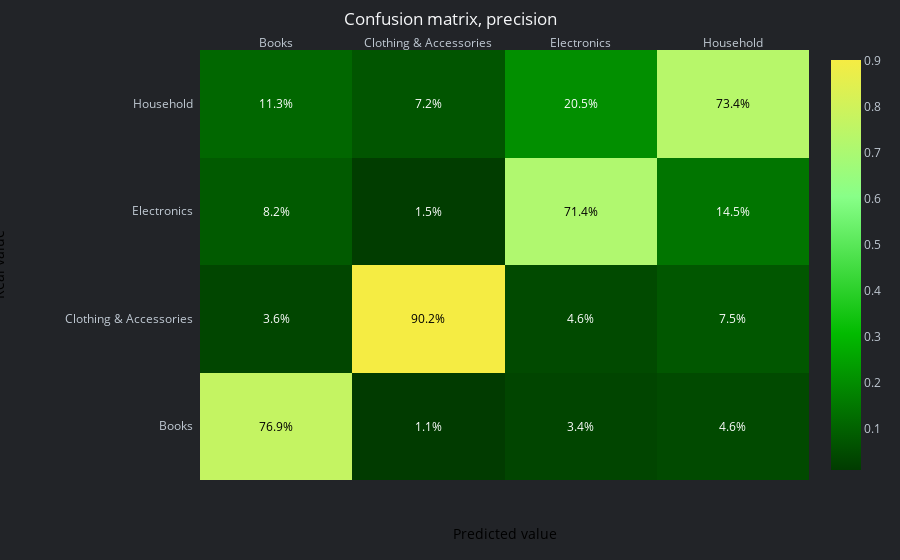

The notebook cell saved with this chart:
### Code cell
vis.draw_confusion_matrix(
    y_test_baseline,
    lr.predict(x_test_baseline),
    lr.classes_,
    label="precision",
    normalize="pred",
    is_hn_style=True
)

### Figure 1 — Plotly figure (JSON) as saved in the notebook; plotly's stock layout.template omitted (floating-point values rounded to 4 significant figures)
{"data": [{"colorscale": [[0, "#013b00"], [0.3333, "#02bb00"], [0.6667, "#88ff88"], [1, "#f5ec43"]], "reversescale": false, "showscale": true, "type": "heatmap", "x": ["Books", "Clothing & Accessories", "Electronics", "Household"], "y": ["Books", "Clothing & Accessories", "Electronics", "Household"], "z": [[0.7691, 0.01091, 0.03442, 0.04613], [0.03636, 0.9018, 0.04647, 0.07517], [0.08182, 0.01501, 0.7143, 0.1446], [0.1127, 0.07231, 0.2048, 0.7341]]}], "layout": {"annotations": [{"font": {"color": "#000000"}, "showarrow": false, "text": "76.9%", "x": "Books", "xref": "x", "y": "Books", "yref": "y"}, {"font": {"color": "#FFFFFF"}, "showarrow": false, "text": "1.1%", "x": "Clothing & Accessories", "xref": "x", "y": "Books", "yref": "y"}, {"font": {"color": "#FFFFFF"}, "showarrow": false, "text": "3.4%", "x": "Electronics", "xref": "x", "y": "Books", "yref": "y"}, {"font": {"color": "#FFFFFF"}, "showarrow": false, "text": "4.6%", "x": "Household", "xref": "x", "y": "Books", "yref": "y"}, {"font": {"color": "#FFFFFF"}, "showarrow": false, "text": "3.6%", "x": "Books", "xref": "x", "y": "Clothing & Accessories", "yref": "y"}, {"font": {"color": "#000000"}, "showarrow": false, "text": "90.2%", "x": "Clothing & Accessories", "xref": "x", "y": "Clothing & Accessories", "yref": "y"}, {"font": {"color": "#FFFFFF"}, "showarrow": false, "text": "4.6%", "x": "Electronics", "xref": "x", "y": "Clothing & Accessories", "yref": "y"}, {"font": {"color": "#FFFFFF"}, "showarrow": false, "text": "7.5%", "x": "Household", "xref": "x", "y": "Clothing & Accessories", "yref": "y"}, {"font": {"color": "#FFFFFF"}, "showarrow": false, "text": "8.2%", "x": "Books", "xref": "x", "y": "Electronics", "yref": "y"}, {"font": {"color": "#FFFFFF"}, "showarrow": false, "text": "1.5%", "x": "Clothing & Accessories", "xref": "x", "y": "Electronics", "yref": "y"}, {"font": {"color": "#000000"}, "showarrow": false, "text": "71.4%", "x": "Electronics", "xref": "x", "y": "Electronics", "yref": "y"}, {"font": {"color": "#FFFFFF"}, "showarrow": false, "text": "14.5%", "x": "Household", "xref": "x", "y": "Electronics", "yref": "y"}, {"font": {"color": "#FFFFFF"}, "showarrow": false, "text": "11.3%", "x": "Books", "xref": "x", "y": "Household", "yref": "y"}, {"font": {"color": "#FFFFFF"}, "showarrow": false, "text": "7.2%", "x": "Clothing & Accessories", "xref": "x", "y": "Household", "yref": "y"}, {"font": {"color": "#FFFFFF"}, "showarrow": false, "text": "20.5%", "x": "Electronics", "xref": "x", "y": "Household", "yref": "y"}, {"font": {"color": "#000000"}, "showarrow": false, "text": "73.4%", "x": "Household", "xref": "x", "y": "Household", "yref": "y"}, {"font": {"color": "black", "size": 14}, "showarrow": false, "text": "Predicted value", "x": 0.5, "xref": "paper", "y": -0.15, "yref": "paper"}, {"font": {"color": "black", "size": 14}, "showarrow": false, "text": "Real value", "textangle": -90, "x": -0.35, "xref": "paper", "y": 0.5, "yref": "paper"}], "font": {"color": "#c1cad4"}, "margin": {"l": 200, "t": 50}, "paper_bgcolor": "#222428", "plot_bgcolor": "#222428", "title": {"font": {"color": "#f6f7f9"}, "text": "Confusion matrix, precision", "x": 0.5}, "xaxis": {"dtick": 1, "gridcolor": "rgb(0, 0, 0)", "showgrid": false, "side": "top", "ticks": ""}, "yaxis": {"dtick": 1, "showgrid": false, "ticks": "", "ticksuffix": "  "}}}
